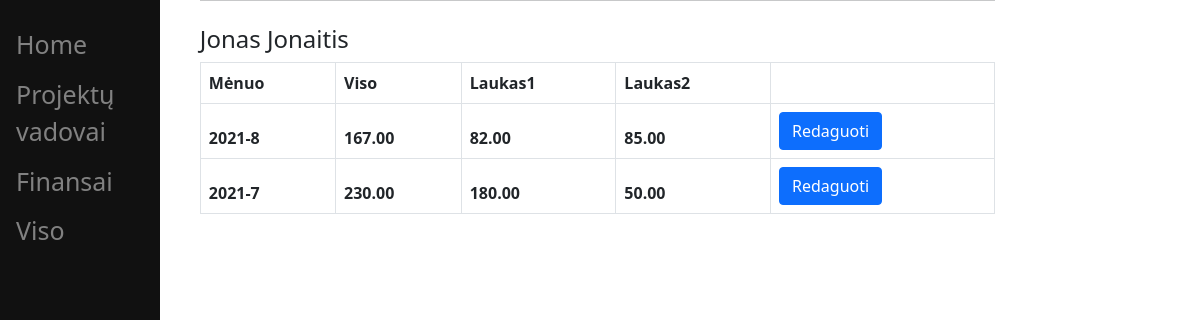
Screenshot of /staff/employees/1/ (signed in) with the database file from the repository.
### staff/models.py (models this page shows, shortened)
class Employee(models.Model):
    tabelis = models.IntegerField(default=0)
    name = models.CharField(max_length=120, default='')
    surname = models.CharField(max_length=200, default='')
    kategorija = models.CharField(max_length=100, default='K01')
    class Meta:
        ordering = ['tabelis']
        verbose_name_plural = "Darbuotojai"

class EmployeeDate(models.Model):
    employee = models.ForeignKey(Employee, on_delete=CASCADE)
    year_month = models.CharField(
        default='', max_length=7, blank=True, null=True)
    laukas1 = models.DecimalField(default=0, max_digits=6, decimal_places=2)
    laukas2 = models.DecimalField(default=0, max_digits=6, decimal_places=2)
    @property
    def viso(self):
        viso = self.laukas1 + self.laukas2
        return viso
    class Meta:
        ordering = ['employee']
        verbose_name_plural = "Darbuotojo bonusai"

### staff/views.py (the view)
# urls.py: path('employees/<int:pk>/', employeeDetail, name='employee_detail'),
@login_required
def employeeDetail(request, pk):
    employee = Employee.objects.get(id=pk)
    employee_month = EmployeeDate.objects.filter(employee=pk)
    context = {"employee_months": employee_month, 'employee': employee}
    return render(request, 'staff/employee.html', context=context)

### staff/templates/staff/employee.html
{% extends 'staff/base.html' %}
{% block content %}
    <h4> {{employee.name}} {{employee.surname}}</h4>
    <table class="table table-bordered table-hover">
    <thead>
            <tr>
                <th> Mėnuo </th>
                <th> Viso </th>
                <th> Laukas1 </th>
                <th> Laukas2 </th>
                <th>  </th>
            </tr>
            {% for emp in employee_months %}
            <tr>
            <th> {{emp.year_month}} </th>
            <th> {{emp.viso}} </th>
            <th> {{emp.laukas1}} </th>
            <th> {{emp.laukas2}} </th>
            <th><a class="btn btn-primary"
                    href="{% url 'staff:employee_bonus_edit' pk=emp.id %}"
                    role="button">Redaguoti</a></th>
            </tr>
            {% endfor %}
        </thead>
    </table>
{% endblock %}

### rows the page displays
Employee: name "Jonas", surname "Jonaitis"
EmployeeDate: year_month "2021-8", viso "167.00", laukas1 "82.00", laukas2 "85.00"
EmployeeDate: year_month "2021-7", viso "230.00", laukas1 "180.00", laukas2 "50.00"
